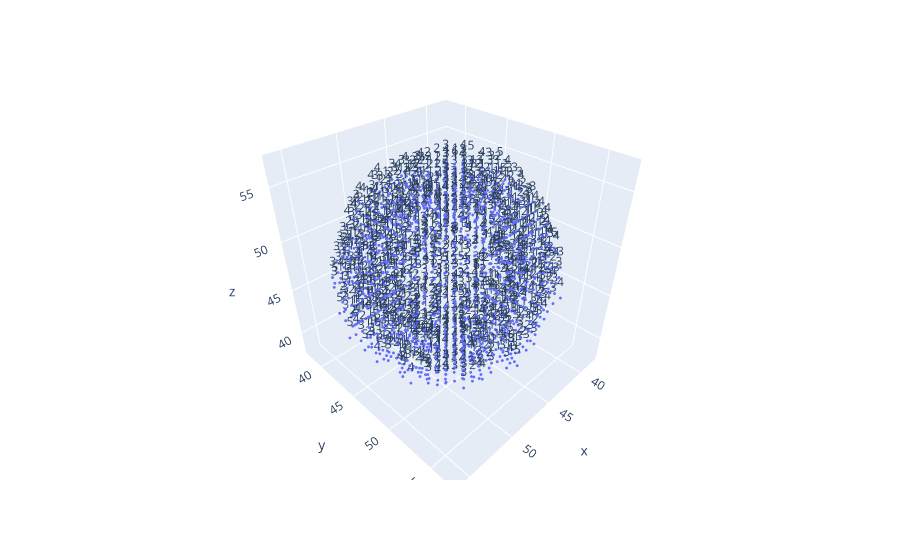

Notebook code for this chart:
### Code cell
plt_data =[(x,y,z,v) for (x,y,z) , v in  np.ndenumerate(grid) if v > 0]

fig = px.scatter_3d(
    x=[n[0] for n in plt_data],
    y=[n[1] for n in plt_data],
    z=[n[2] for n in plt_data],
    text=[n[3] for n in plt_data]
)

fig.update_traces(marker_size = 1)

fig

### Figure 1 — Plotly figure (JSON) as saved in the notebook; plotly's stock layout.template omitted (floating-point values rounded to 4 significant figures; data arrays with more than 128 entries replaced by an {"elided": "..."} marker saying what was removed)
{"data": [{"hovertemplate": "x=%{x}<br>y=%{y}<br>z=%{z}<br>text=%{text}<extra></extra>", "legendgroup": "", "marker": {"color": "#636efa", "size": 1, "symbol": "circle"}, "mode": "markers+text", "name": "", "scene": "scene", "showlegend": false, "text": {"elided": "1623 int values"}, "type": "scatter3d", "x": {"elided": "1623 int values"}, "y": {"elided": "1623 int values"}, "z": {"elided": "1623 int values"}}], "layout": {"legend": {"tracegroupgap": 0}, "margin": {"t": 60}, "scene": {"domain": {"x": [0, 1], "y": [0, 1]}, "xaxis": {"title": {"text": "x"}}, "yaxis": {"title": {"text": "y"}}, "zaxis": {"title": {"text": "z"}}}}}
